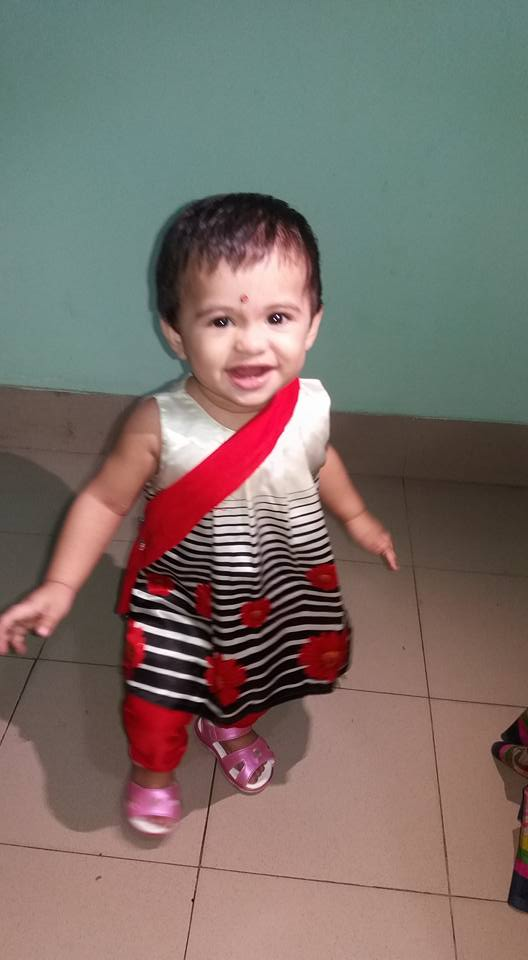
#> input picture pil/a.jpg, 528 x 960 px
$ python break_img_indiv_chnls.py
#> lines starting #> are read from the running program, lines starting #| are printed output that depends on the picture
from PIL import Image

arisha = Image.open("a.jpg")
#> arisha is the input picture: PIL image 528x960 RGB; mean R, G, B 123.7, 111.5, 105.6
# print(arisha.mode)
r, g, b = arisha.split()
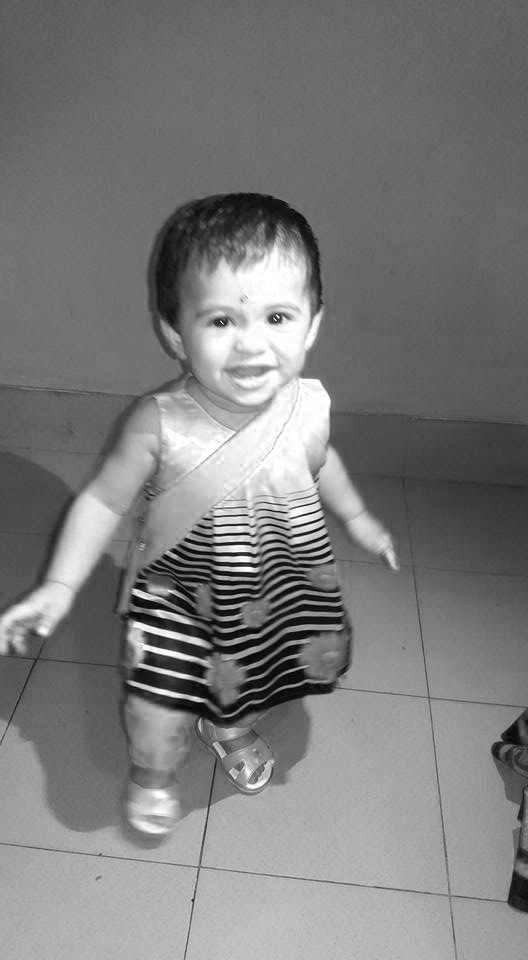
#> r: PIL image 528x960 L; min 0, max 255, mean 123.7
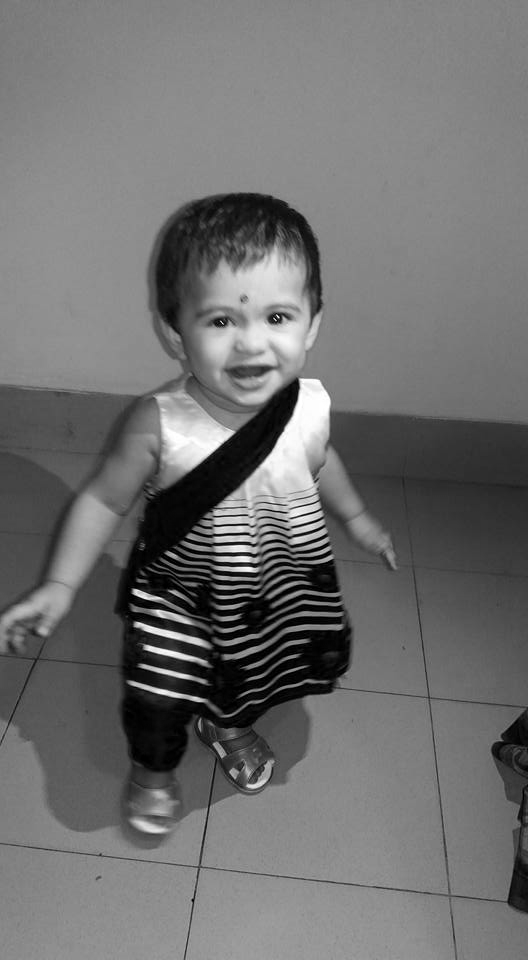
#> g: PIL image 528x960 L; min 0, max 255, mean 111.5
r.show()
g.show()
b.show()

$ run again, with pil/b.jpg copied over pil/a.jpg
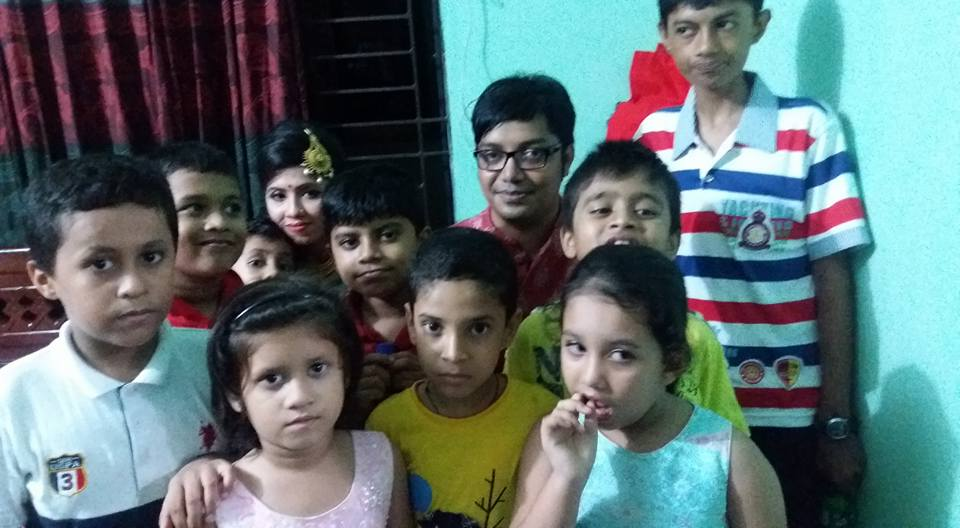
#> input picture pil/b.jpg, 960 x 528 px
#> arisha is the input picture: PIL image 960x528 RGB; mean R, G, B 93.6, 111.4, 112.6
#> `r, g, b = arisha.split()`:
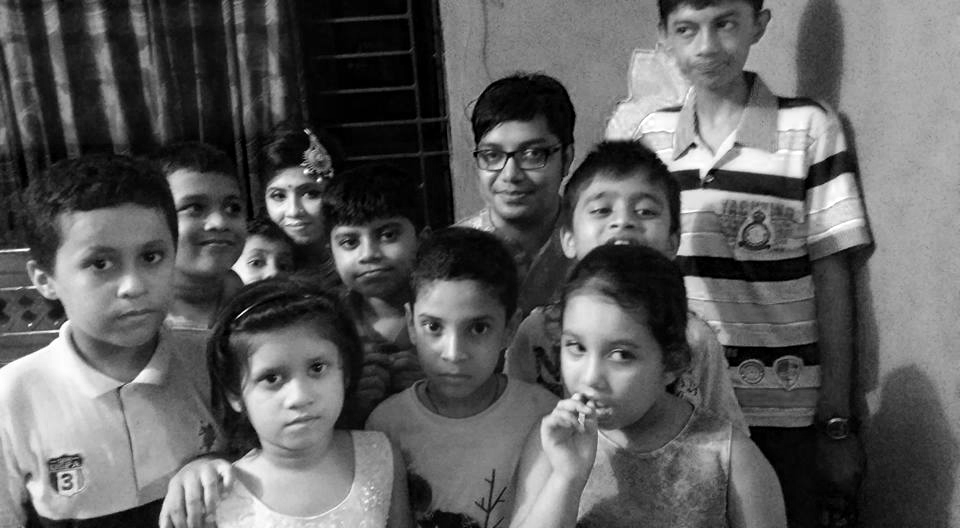
#> r: PIL image 960x528 L; min 0, max 255, mean 93.6
#> `r, g, b = arisha.split()`:
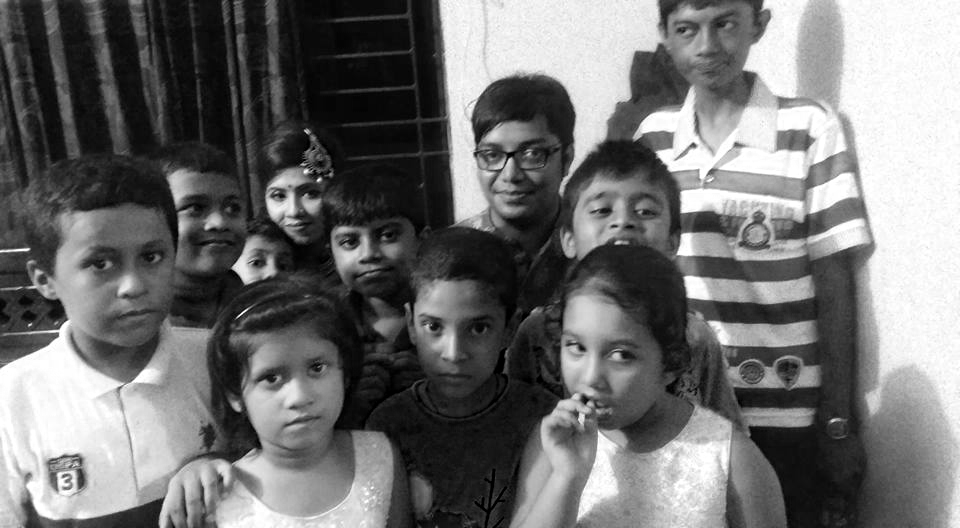
#> b: PIL image 960x528 L; min 0, max 255, mean 112.6

$ run again, with pil/c.jpg copied over pil/a.jpg
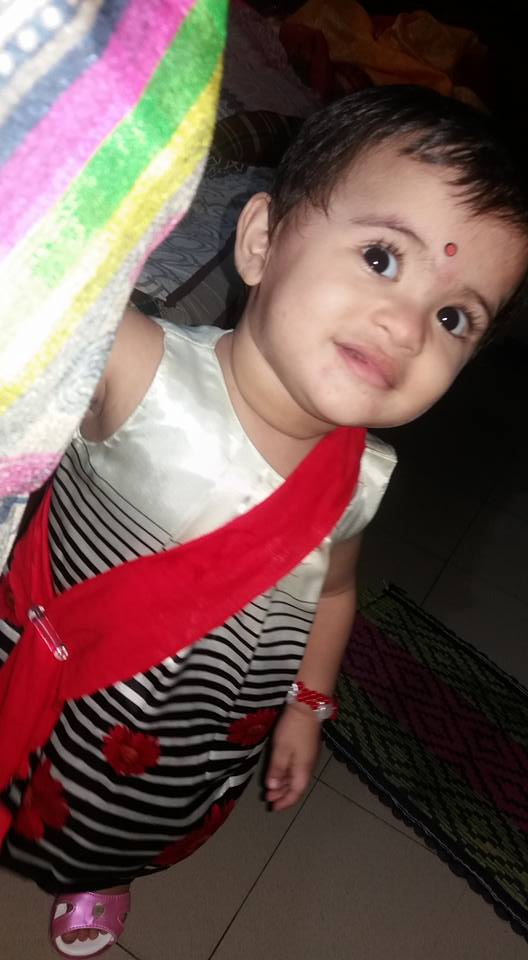
#> input picture pil/c.jpg, 528 x 960 px
#> arisha is the input picture: PIL image 528x960 RGB; mean R, G, B 111.1, 84, 80.4
#> `r, g, b = arisha.split()`:
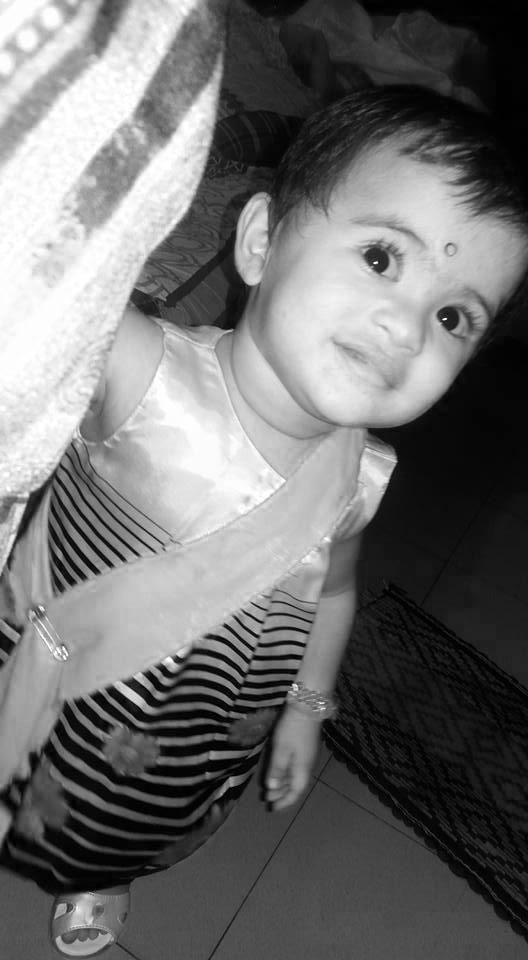
#> r: PIL image 528x960 L; min 0, max 255, mean 111.1
#> `r, g, b = arisha.split()`:
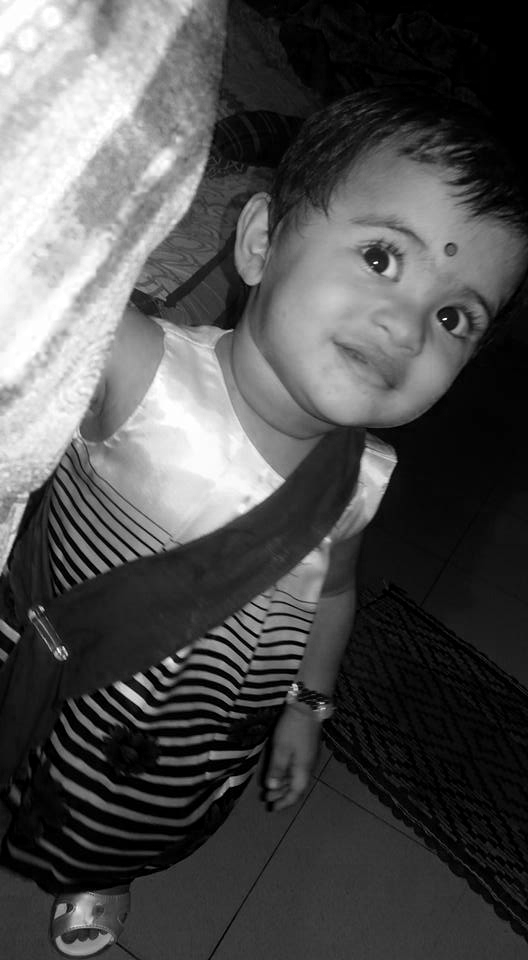
#> b: PIL image 528x960 L; min 0, max 255, mean 80.4
